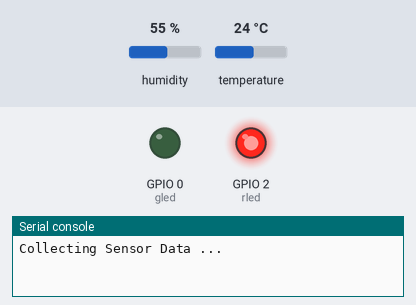
Simulated run of this program. Board: ESP8266 board running MicroPython. On the bench: output pins drawn as LEDs (lit = HIGH, except the on-board LED, lit = LOW), the last lines printed to the serial console. Inputs (shaded band) come from the test bench; at power-on: humidity 55 %, temperature 24 °C.

Above: at 0.1 s.
At 10.3 s:
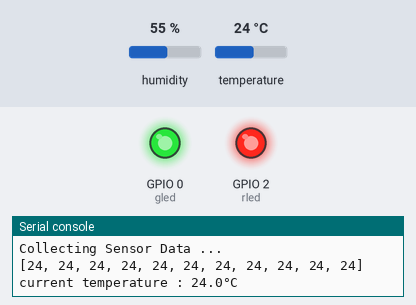
Timing chart, 0 to 11.8 s (numbered marks = the images above):
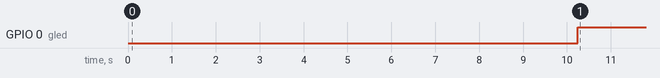

The program:

dht11.py
```python
import machine
import time
import dht

#Connect data pin on GPIO 4
d = dht.DHT11(machine.Pin(14))
rled = machine.Pin(2, machine.Pin.OUT)
gled = machine.Pin(0, machine.Pin.OUT)

temp_list = []


while True:
    d.measure()
    temp = d.temperature()
    hum = d.humidity()
    #print("Current Humidity {}%".format(hum))
    #print("Current Temperature {}{}C".format(temp, '\u00b0'))
    temp_list.insert(0,temp)
    if(len(temp_list) > 10):
        print(str(temp_list))
        temp_list.pop()
        #print("pop " + str(temp_list.pop()))
        avg_temp = sum(temp_list)/len(temp_list)
        print("current temperature : {}{}C".format(avg_temp,'\u00b0'))
        if(avg_temp >= 35):
            rled.on()
            gled.off()
        else:
            rled.off()
            gled.on()
    else:
        print("Collecting Sensor Data ...")
    time.sleep(1)
```

Measured:
- by itself, GPIO 0 (gled): LOW → HIGH at 10.3 s
